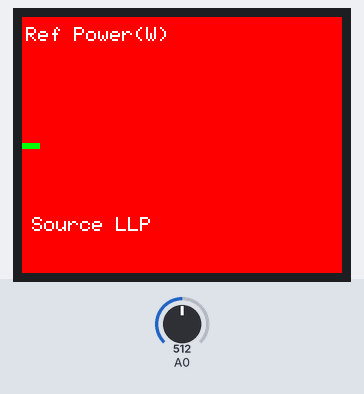
A sketch run on a simulated Arduino Uno, built with avr-gcc and run on an emulated ATmega328P. Shown: 160×128 colour display. The test bench sets the inputs (shaded band); at power-on: A0 = 512.

Above: at 1.3 s.
1.4 s: A0 set to 716
At 2.1 s:
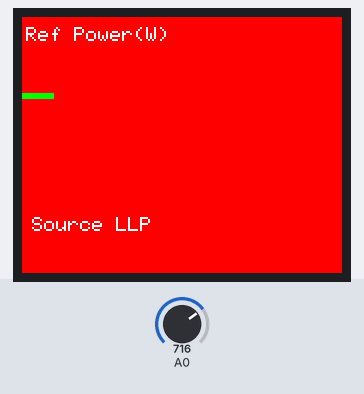
4.3 s: A0 set to 900
At 4.51 s:
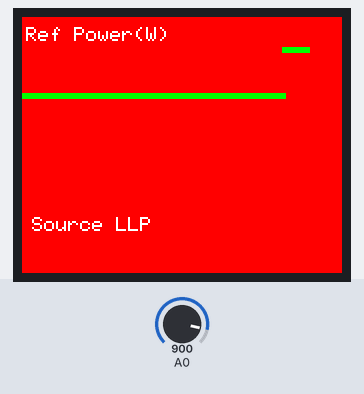
7.3 s: A0 set to 1023
At 7.53 s:
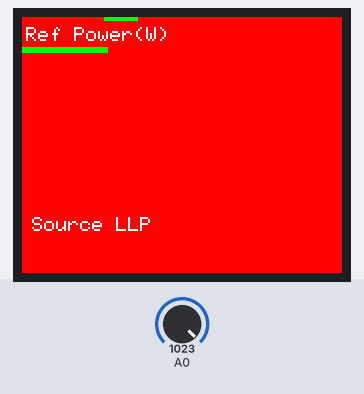
Timing chart, 0 to 10.3 s (numbered marks = the images above; inputs shaded):
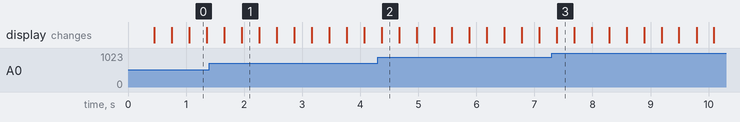

The sketch:

BM_ER144_Adafruit_display_oscilloscope.ino
```cpp
// Adafruit and SPI libraries
#include <SPI.h>
#include <Adafruit_GFX.h>
#include <Adafruit_ST7735.h>
#include <Adafruit_ST7789.h>

#define WIDTH 128
#define HEIGHT 128

// Pins
#define TFT_DC 8
#define TFT_CS 10
#define TFT_MISO 12
#define TFT_CLK 13
#define TFT_MOSI 11
#define TFT_RST 9
// Create ILI9341 instance
Adafruit_ST7735 tft = Adafruit_ST7735 (TFT_CS, TFT_DC, TFT_MOSI,TFT_CLK, TFT_MISO);

// Variable for the X coordinate.
int xPos = 0;

void  setup () {
   Serial.begin(9600);
  //tft.begin();
  tft.initR(INITR_GREENTAB);
  tft.setRotation(1); // Horizontal
  //clear()  // function to clean the screen
}

void  loop () {
   // We read the value of the voltage
  int voltage = analogRead (A0);
  int voltageScaled = map (voltage, 0, 1023, 0, tft.height ());
  // We draw a 3x3 pixel rectangle
  tft.fillRect (xPos, tft.height ()-voltageScaled-1, 3, 3, ST7735_GREEN);
  // We check if we have already reached the edge of the TFT

 if (xPos >= tft.width()-1){
    xPos = 0;
    clean();
  }
  else {
    xPos ++;
  }
  delay (5); //Sampling time
}

void clean ()
{
  tft.fillScreen (ST7735_RED);
  tft.setTextSize (1);
  tft.setTextColor (ST7735_WHITE);
  tft.setCursor(2,5);
  tft. print ("Ref Power(W)");

  tft.setTextColor (ST7735_WHITE);
  tft. setCursor (5,100);
  tft. print ( "Source LLP" );
}
```
